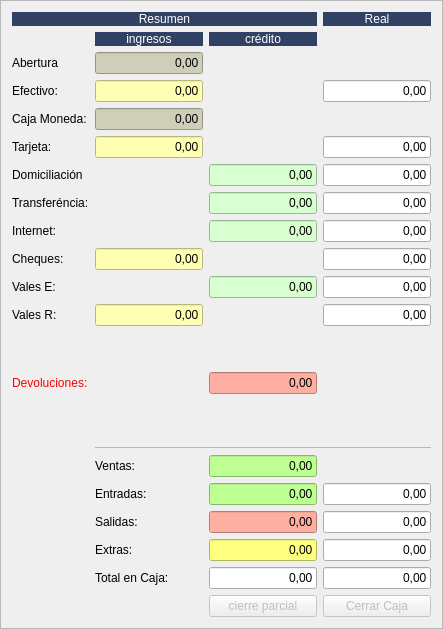
    <widget class="QFrame" name="frame_2">
     <property name="frameShape">
      <enum>QFrame::StyledPanel</enum>
     </property>
     <property name="frameShadow">
      <enum>QFrame::Raised</enum>
     </property>
     <property name="midLineWidth">
      <number>5</number>
     </property>
     <layout class="QGridLayout" name="gridLayout_2">
      <item row="18" column="1">
       <widget class="QLabel" name="label_43">
        <property name="text">
         <string>Ventas:</string>
        </property>
       </widget>
      </item>
      <item row="8" column="0">
       <widget class="QLabel" name="label_34">
        <property name="text">
         <string>Transferéncia:</string>
        </property>
       </widget>
      </item>
      <item row="13" column="1">
       <spacer name="verticalSpacer_3">
        <property name="orientation">
         <enum>Qt::Vertical</enum>
        </property>
        <property name="sizeHint" stdset="0">
         <size>
          <width>20</width>
          <height>40</height>
         </size>
        </property>
       </spacer>
      </item>
      <item row="9" column="0">
       <widget class="QLabel" name="label_25">
        <property name="text">
         <string>Internet:</string>
        </property>
       </widget>
      </item>
      <item row="11" column="0">
       <widget class="QLabel" name="label_26">
        <property name="text">
         <string>Vales E:</string>
        </property>
       </widget>
      </item>
      <item row="4" column="1">
       <widget class="QLineEdit" name="txtEfectivo">
        <property name="styleSheet">
         <string notr="true">background-color: rgb(254, 255, 179);</string>
        </property>
        <property name="text">
         <string>0,00</string>
        </property>
        <property name="alignment">
         <set>Qt::AlignRight|Qt::AlignTrailing|Qt::AlignVCenter</set>
        </property>
       </widget>
      </item>
      <item row="4" column="3">
       <widget class="QLineEdit" name="txt_r_efectivo">
        <property name="text">
         <string>0,00</string>
        </property>
        <property name="alignment">
         <set>Qt::AlignRight|Qt::AlignTrailing|Qt::AlignVCenter</set>
        </property>
       </widget>
      </item>
      <item row="19" column="3">
       <widget class="QLineEdit" name="txt_r_entradas">
        <property name="text">
         <string>0,00</string>
        </property>
        <property name="alignment">
         <set>Qt::AlignRight|Qt::AlignTrailing|Qt::AlignVCenter</set>
        </property>
       </widget>
      </item>
      <item row="20" column="3">
       <widget class="QLineEdit" name="txt_r_salidas">
        <property name="text">
         <string>0,00</string>
        </property>
        <property name="alignment">
         <set>Qt::AlignRight|Qt::AlignTrailing|Qt::AlignVCenter</set>
        </property>
       </widget>
      </item>
      <item row="10" column="3">
       <widget class="QLineEdit" name="txt_r_Cheques">
        <property name="text">
         <string>0,00</string>
        </property>
        <property name="alignment">
         <set>Qt::AlignRight|Qt::AlignTrailing|Qt::AlignVCenter</set>
        </property>
       </widget>
      </item>
      <item row="21" column="1">
       <widget class="QLabel" name="label_32">
        <property name="text">
         <string>Extras:</string>
        </property>
       </widget>
      </item>
      <item row="21" column="3">
       <widget class="QLineEdit" name="txt_r_Extras">
        <property name="text">
         <string>0,00</string>
        </property>
        <property name="alignment">
         <set>Qt::AlignRight|Qt::AlignTrailing|Qt::AlignVCenter</set>
        </property>
       </widget>
      </item>
      <item row="20" column="1">
       <widget class="QLabel" name="label_29">
        <property name="text">
         <string>Salidas:</string>
        </property>
       </widget>
      </item>
      <item row="4" column="0">
       <widget class="QLabel" name="label_22">
        <property name="text">
         <string>Efectivo:</string>
        </property>
       </widget>
      </item>
      <item row="12" column="1">
       <widget class="QLineEdit" name="txtVales_recibidos">
        <property name="styleSheet">
         <string notr="true">background-color: rgb(254, 255, 179);</string>
        </property>
        <property name="text">
         <string>0,00</string>
        </property>
        <property name="alignment">
         <set>Qt::AlignRight|Qt::AlignTrailing|Qt::AlignVCenter</set>
        </property>
       </widget>
      </item>
      <item row="6" column="3">
       <widget class="QLineEdit" name="txt_r_tarjeta">
        <property name="text">
         <string>0,00</string>
        </property>
        <property name="alignment">
         <set>Qt::AlignRight|Qt::AlignTrailing|Qt::AlignVCenter</set>
        </property>
       </widget>
      </item>
      <item row="0" column="3">
       <widget class="QLabel" name="label_35">
        <property name="styleSheet">
         <string notr="true">background-color: #304163;
color: rgb(255, 255, 255);</string>
        </property>
        <property name="text">
         <string>Real</string>
        </property>
        <property name="alignment">
         <set>Qt::AlignCenter</set>
        </property>
       </widget>
      </item>
      <item row="7" column="2">
       <widget class="QLineEdit" name="txtDomiciliacion">
        <property name="styleSheet">
         <string notr="true">background-color: rgb(215, 255, 207);</string>
        </property>
        <property name="text">
         <string>0,00</string>
        </property>
        <property name="alignment">
         <set>Qt::AlignRight|Qt::AlignTrailing|Qt::AlignVCenter</set>
        </property>
       </widget>
      </item>
      <item row="9" column="2">
       <widget class="QLineEdit" name="txtInternet">
        <property name="styleSheet">
         <string notr="true">background-color: rgb(215, 255, 207);</string>
        </property>
        <property name="text">
         <string>0,00</string>
        </property>
        <property name="alignment">
         <set>Qt::AlignRight|Qt::AlignTrailing|Qt::AlignVCenter</set>
        </property>
       </widget>
      </item>
      <item row="0" column="0" colspan="3">
       <widget class="QLabel" name="label_21">
        <property name="maximumSize">
         <size>
          <width>16777215</width>
          <height>27</height>
         </size>
        </property>
        <property name="styleSheet">
         <string notr="true">background-color: #304163;
color: rgb(255, 255, 255);</string>
        </property>
        <property name="text">
         <string>Resumen</string>
        </property>
        <property name="alignment">
         <set>Qt::AlignCenter</set>
        </property>
       </widget>
      </item>
      <item row="12" column="0">
       <widget class="QLabel" name="label_31">
        <property name="text">
         <string>Vales R:</string>
        </property>
       </widget>
      </item>
      <item row="15" column="1">
       <spacer name="verticalSpacer">
        <property name="orientation">
         <enum>Qt::Vertical</enum>
        </property>
        <property name="sizeHint" stdset="0">
         <size>
          <width>20</width>
          <height>40</height>
         </size>
        </property>
       </spacer>
      </item>
      <item row="10" column="0">
       <widget class="QLabel" name="label_27">
        <property name="text">
         <string>Cheques:</string>
        </property>
       </widget>
      </item>
      <item row="7" column="3">
       <widget class="QLineEdit" name="txt_r_Domiciliacion">
        <property name="text">
         <string>0,00</string>
        </property>
        <property name="alignment">
         <set>Qt::AlignRight|Qt::AlignTrailing|Qt::AlignVCenter</set>
        </property>
       </widget>
      </item>
      <item row="22" column="1">
       <widget class="QLabel" name="label_30">
        <property name="text">
         <string>Total en Caja:</string>
        </property>
       </widget>
      </item>
      <item row="16" column="0" rowspan="7">
       <widget class="QLabel" name="label_36">
        <property name="text">
         <string/>
        </property>
        <property name="pixmap">
         <pixmap resource="../maya.qrc">:/Icons/PNG/fpagos.png</pixmap>
        </property>
       </widget>
      </item>
      <item row="8" column="2">
       <widget class="QLineEdit" name="txtTransferencia">
        <property name="styleSheet">
         <string notr="true">background-color: rgb(215, 255, 207);</string>
        </property>
        <property name="text">
         <string>0,00</string>
        </property>
        <property name="alignment">
         <set>Qt::AlignRight|Qt::AlignTrailing|Qt::AlignVCenter</set>
        </property>
       </widget>
      </item>
      <item row="9" column="3">
       <widget class="QLineEdit" name="txt_r_internet">
        <property name="text">
         <string>0,00</string>
        </property>
        <property name="alignment">
         <set>Qt::AlignRight|Qt::AlignTrailing|Qt::AlignVCenter</set>
        </property>
       </widget>
      </item>
      <item row="3" column="0">
       <widget class="QLabel" name="label_41">
        <property name="text">
         <string>Abertura</string>
        </property>
       </widget>
      </item>
      <item row="11" column="2">
       <widget class="QLineEdit" name="txtValesEmitidos">
        <property name="styleSheet">
         <string notr="true">background-color: rgb(215, 255, 207);</string>
        </property>
        <property name="text">
         <string>0,00</string>
        </property>
        <property name="alignment">
         <set>Qt::AlignRight|Qt::AlignTrailing|Qt::AlignVCenter</set>
        </property>
       </widget>
      </item>
      <item row="14" column="2">
       <widget class="QLineEdit" name="txtdevoluciones">
        <property name="styleSheet">
         <string notr="true">background-color: rgb(255, 175, 161);</string>
        </property>
        <property name="text">
         <string>0,00</string>
        </property>
        <property name="alignment">
         <set>Qt::AlignRight|Qt::AlignTrailing|Qt::AlignVCenter</set>
        </property>
       </widget>
      </item>
      <item row="22" column="2">
       <widget class="QLineEdit" name="txtTotal_en_caja">
        <property name="text">
         <string>0,00</string>
        </property>
        <property name="alignment">
         <set>Qt::AlignRight|Qt::AlignTrailing|Qt::AlignVCenter</set>
        </property>
       </widget>
      </item>
      <item row="20" column="2">
       <widget class="QLineEdit" name="txtSalidas">
        <property name="styleSheet">
         <string notr="true">background-color: rgb(255, 175, 161);</string>
        </property>
        <property name="text">
         <string>0,00</string>
        </property>
        <property name="alignment">
         <set>Qt::AlignRight|Qt::AlignTrailing|Qt::AlignVCenter</set>
        </property>
       </widget>
      </item>
      <item row="5" column="1">
       <widget class="QLineEdit" name="txtCaja_moneda">
        <property name="styleSheet">
         <string notr="true">background-color: rgb(254, 255, 179);background-color: rgb(207, 207, 185);</string>
        </property>
        <property name="text">
         <string>0,00</string>
        </property>
        <property name="alignment">
         <set>Qt::AlignRight|Qt::AlignTrailing|Qt::AlignVCenter</set>
        </property>
       </widget>
      </item>
      <item row="7" column="0">
       <widget class="QLabel" name="label_24">
        <property name="text">
         <string>Domiciliación</string>
        </property>
       </widget>
      </item>
      <item row="12" column="3">
       <widget class="QLineEdit" name="txt_r_vales_recibidos">
        <property name="text">
         <string>0,00</string>
        </property>
        <property name="alignment">
         <set>Qt::AlignRight|Qt::AlignTrailing|Qt::AlignVCenter</set>
        </property>
       </widget>
      </item>
      <item row="8" column="3">
       <widget class="QLineEdit" name="txt_r_Transferencia">
        <property name="text">
         <string>0,00</string>
        </property>
        <property name="alignment">
         <set>Qt::AlignRight|Qt::AlignTrailing|Qt::AlignVCenter</set>
        </property>
       </widget>
      </item>
      <item row="19" column="2">
       <widget class="QLineEdit" name="txtEntradas">
        <property name="styleSheet">
         <string notr="true">background-color: rgb(189, 255, 147);</string>
        </property>
        <property name="text">
         <string>0,00</string>
        </property>
        <property name="alignment">
         <set>Qt::AlignRight|Qt::AlignTrailing|Qt::AlignVCenter</set>
        </property>
       </widget>
      </item>
      <item row="6" column="0">
       <widget class="QLabel" name="label_23">
        <property name="text">
         <string>Tarjeta:</string>
        </property>
       </widget>
      </item>
      <item row="21" column="2">
       <widget class="QLineEdit" name="txtExtras">
        <property name="styleSheet">
         <string notr="true">background-color: rgb(253, 255, 126);</string>
        </property>
        <property name="text">
         <string>0,00</string>
        </property>
        <property name="alignment">
         <set>Qt::AlignRight|Qt::AlignTrailing|Qt::AlignVCenter</set>
        </property>
       </widget>
      </item>
      <item row="5" column="0">
       <widget class="QLabel" name="label_42">
        <property name="text">
         <string>Caja Moneda:</string>
        </property>
       </widget>
      </item>
      <item row="3" column="1">
       <widget class="QLineEdit" name="txtimporte_abertura">
        <property name="styleSheet">
         <string notr="true">background-color: rgb(207, 207, 185);</string>
        </property>
        <property name="text">
         <string>0,00</string>
        </property>
        <property name="alignment">
         <set>Qt::AlignRight|Qt::AlignTrailing|Qt::AlignVCenter</set>
        </property>
       </widget>
      </item>
      <item row="19" column="1">
       <widget class="QLabel" name="label_28">
        <property name="text">
         <string>Entradas:</string>
        </property>
       </widget>
      </item>
      <item row="23" column="2">
       <widget class="QPushButton" name="btnCierreParcial">
        <property name="enabled">
         <bool>false</bool>
        </property>
        <property name="text">
         <string>cierre parcial</string>
        </property>
        <property name="icon">
         <iconset resource="../maya.qrc">
          <normaloff>:/Icons/PNG/iva3.png</normaloff>:/Icons/PNG/iva3.png</iconset>
        </property>
        <property name="iconSize">
         <size>
          <width>24</width>
          <height>24</height>
         </size>
        </property>
       </widget>
      </item>
      <item row="22" column="3">
       <widget class="QLineEdit" name="txt_r_total_en_caja">
        <property name="text">
         <string>0,00</string>
        </property>
        <property name="alignment">
         <set>Qt::AlignRight|Qt::AlignTrailing|Qt::AlignVCenter</set>
        </property>
       </widget>
      </item>
      <item row="23" column="3">
       <widget class="QPushButton" name="btnCierreCaja">
        <property name="enabled">
         <bool>false</bool>
        </property>
        <property name="text">
         <string>Cerrar Caja</string>
        </property>
        <property name="icon">
         <iconset resource="../maya.qrc">
          <normaloff>:/Icons/PNG/cierecaja.png</normaloff>:/Icons/PNG/cierecaja.png</iconset>
        </property>
        <property name="iconSize">
         <size>
          <width>24</width>
          <height>24</height>
         </size>
        </property>
       </widget>
      </item>
      <item row="1" column="1">
       <widget class="QLabel" name="label_39">
        <property name="styleSheet">
         <string notr="true">background-color: #304163;
color: rgb(255, 255, 255);</string>
        </property>
        <property name="text">
         <string>ingresos</string>
        </property>
        <property name="alignment">
         <set>Qt::AlignCenter</set>
        </property>
       </widget>
      </item>
      <item row="1" column="2">
       <widget class="QLabel" name="label_40">
        <property name="styleSheet">
         <string notr="true">background-color: #304163;
color: rgb(255, 255, 255);</string>
        </property>
        <property name="text">
         <string>crédito</string>
        </property>
        <property name="alignment">
         <set>Qt::AlignCenter</set>
        </property>
       </widget>
      </item>
      <item row="17" column="1" colspan="3">
       <widget class="Line" name="line">
        <property name="lineWidth">
         <number>0</number>
        </property>
        <property name="midLineWidth">
         <number>1</number>
        </property>
        <property name="orientation">
         <enum>Qt::Horizontal</enum>
        </property>
       </widget>
      </item>
      <item row="11" column="3">
       <widget class="QLineEdit" name="txt_r_vales_emitidos">
        <property name="text">
         <string>0,00</string>
        </property>
        <property name="alignment">
         <set>Qt::AlignRight|Qt::AlignTrailing|Qt::AlignVCenter</set>
        </property>
       </widget>
      </item>
      <item row="6" column="1">
       <widget class="QLineEdit" name="txtTarjeta">
        <property name="styleSheet">
         <string notr="true">background-color: rgb(254, 255, 179);</string>
        </property>
        <property name="text">
         <string>0,00</string>
        </property>
        <property name="alignment">
         <set>Qt::AlignRight|Qt::AlignTrailing|Qt::AlignVCenter</set>
        </property>
       </widget>
      </item>
      <item row="14" column="0">
       <widget class="QLabel" name="label_37">
        <property name="styleSheet">
         <string notr="true">color: rgb(255, 0, 0);</string>
        </property>
        <property name="text">
         <string>Devoluciones:</string>
        </property>
       </widget>
      </item>
      <item row="10" column="1">
       <widget class="QLineEdit" name="txtCheques">
        <property name="styleSheet">
         <string notr="true">background-color: rgb(254, 255, 179);</string>
        </property>
        <property name="text">
         <string>0,00</string>
        </property>
        <property name="alignment">
         <set>Qt::AlignRight|Qt::AlignTrailing|Qt::AlignVCenter</set>
        </property>
       </widget>
      </item>
      <item row="18" column="2">
       <widget class="QLineEdit" name="txtVentas">
        <property name="styleSheet">
         <string notr="true">background-color: rgb(189, 255, 147);</string>
        </property>
        <property name="text">
         <string>0,00</string>
        </property>
        <property name="alignment">
         <set>Qt::AlignRight|Qt::AlignTrailing|Qt::AlignVCenter</set>
        </property>
       </widget>
      </item>
     </layout>
    </widget>
